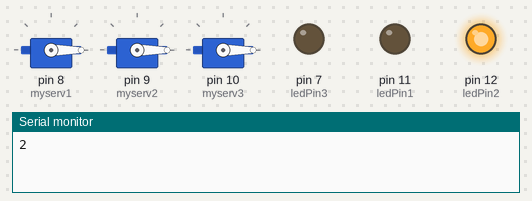
A sketch run on a simulated Arduino Uno, built with avr-gcc and run on an emulated ATmega328P. On the bench: 3 × servo, output pins drawn as LEDs (lit = HIGH), the last lines printed to the serial monitor. Random numbers use the default seed unless the sketch sets one.

Above: at 0.1 s.
At 10.2 s:
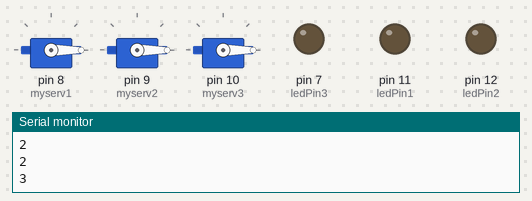
At 18.7 s:
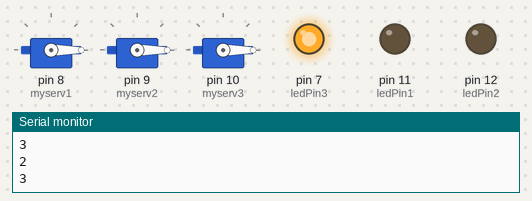
At 37.3 s:
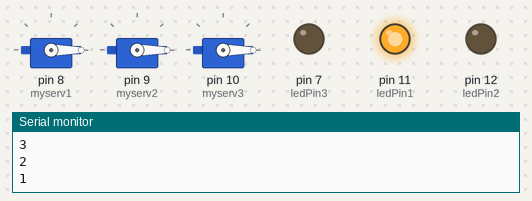
Timing chart, 0 to 38.8 s (numbered marks = the images above):
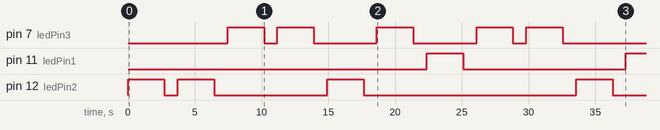

Measured:
- by itself, pin 7 (ledPin3): LOW → HIGH at 7.5 s, → LOW 2.7 s later, → HIGH 1.0 s later, → LOW 2.7 s later, … (10 changes in this stretch)
- by itself, pin 11 (ledPin1): LOW → HIGH at 22.4 s, → LOW 2.7 s later, → HIGH 12.2 s later
- by itself, pin 12 (ledPin2): LOW → HIGH at 0.00 s, → LOW 2.7 s later, → HIGH 1.0 s later, → LOW 2.7 s later, … (8 changes in this stretch)

The sketch:

test.ino
```cpp
#include <Servo.h> // 声明调用Servo.h库
Servo myserv1; // 创建一个舵机对象
Servo myserv2; // 创建一个舵机对象
Servo myserv3; // 创建一个舵机对象
Servo myserv;
int pos = 0; // 变量pos用来存储舵机位置
int m=0;
int ledPin1 = 11;
int ledPin2 = 12;
int ledPin3 = 7;
int ledPin;
void setup() {
myserv1.attach(8); // 将引脚9上的舵机与声明的舵机对象连接起来, 对象名.函数名()；不要忘了中间的“.”
myserv2.attach(9);
myserv3.attach(10);
Serial.begin(9600);
myserv1.write(pos); // 给舵机写入角度
myserv2.write(pos);
myserv3.write(pos);
pinMode(ledPin1,OUTPUT);
pinMode(ledPin2,OUTPUT);
pinMode(ledPin3,OUTPUT);
}

void Door(Servo myserv,int ledPin) {
  digitalWrite(ledPin, HIGH);
for(pos = 0; pos <= 180; pos += 2){ // 舵机从0°转到180°，每次增加1°
  myserv.write(pos); // 给舵机写入角度
  delay(15); // 延时15ms让舵机转到指定位置
}
for(pos = 180; pos>=1; pos-=2) { // 舵机从180°转回到0°，每次减小1°
  myserv.write(pos); // 写角度到舵机
  delay(15); // 延时15ms让舵机转到指定位置
  }
 digitalWrite(ledPin, LOW);
}

void loop() {
m=random(1,4);
Serial.println(m);
switch(m){
      case 1:
        myserv=myserv1;
        ledPin=ledPin1;
        Door(myserv,ledPin);
        delay(1000);
        break;
      case 2:
        myserv=myserv2;
        ledPin=ledPin2;
        Door(myserv,ledPin);
        delay(1000);
        break;
      case 3:
        myserv=myserv3;
        ledPin=ledPin3;
        Door(myserv,ledPin);
        delay(1000);
        break;
    }
}
```
